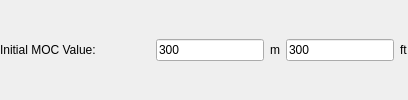
           <widget class="QFrame" name="frameStartingMOC">
            <property name="sizePolicy">
             <sizepolicy hsizetype="Preferred" vsizetype="Fixed">
              <horstretch>0</horstretch>
              <verstretch>0</verstretch>
             </sizepolicy>
            </property>
            <property name="frameShape">
             <enum>QFrame::NoFrame</enum>
            </property>
            <property name="frameShadow">
             <enum>QFrame::Raised</enum>
            </property>
            <layout class="QHBoxLayout" name="horizontalLayout_StartingMOC">
             <property name="spacing">
              <number>6</number>
             </property>
             <property name="leftMargin">
              <number>0</number>
             </property>
             <property name="topMargin">
              <number>6</number>
             </property>
             <property name="rightMargin">
              <number>0</number>
             </property>
             <property name="bottomMargin">
              <number>6</number>
             </property>
             <item>
              <widget class="QLabel" name="label_80">
               <property name="minimumSize">
                <size>
                 <width>150</width>
                 <height>0</height>
                </size>
               </property>
               <property name="maximumSize">
                <size>
                 <width>150</width>
                 <height>16777215</height>
                </size>
               </property>
               <property name="font">
                <font>
                 <weight>50</weight>
                 <bold>false</bold>
                </font>
               </property>
               <property name="text">
                <string>Initial MOC Value:</string>
               </property>
              </widget>
             </item>
             <item>
              <widget class="QLineEdit" name="txtStartingMOC">
               <property name="font">
                <font>
                 <weight>50</weight>
                 <bold>false</bold>
                </font>
               </property>
               <property name="text">
                <string>300</string>
               </property>
              </widget>
             </item>
             <item>
              <widget class="QLabel" name="label_5">
               <property name="font">
                <font>
                 <weight>50</weight>
                 <bold>false</bold>
                </font>
               </property>
               <property name="text">
                <string>m</string>
               </property>
              </widget>
             </item>
             <item>
              <widget class="QLineEdit" name="txtStartingMOCFt">
               <property name="font">
                <font>
                 <weight>50</weight>
                 <bold>false</bold>
                </font>
               </property>
               <property name="text">
                <string>300</string>
               </property>
              </widget>
             </item>
             <item>
              <widget class="QLabel" name="label_6">
               <property name="font">
                <font>
                 <weight>50</weight>
                 <bold>false</bold>
                </font>
               </property>
               <property name="text">
                <string>ft</string>
               </property>
              </widget>
             </item>
            </layout>
           </widget>
